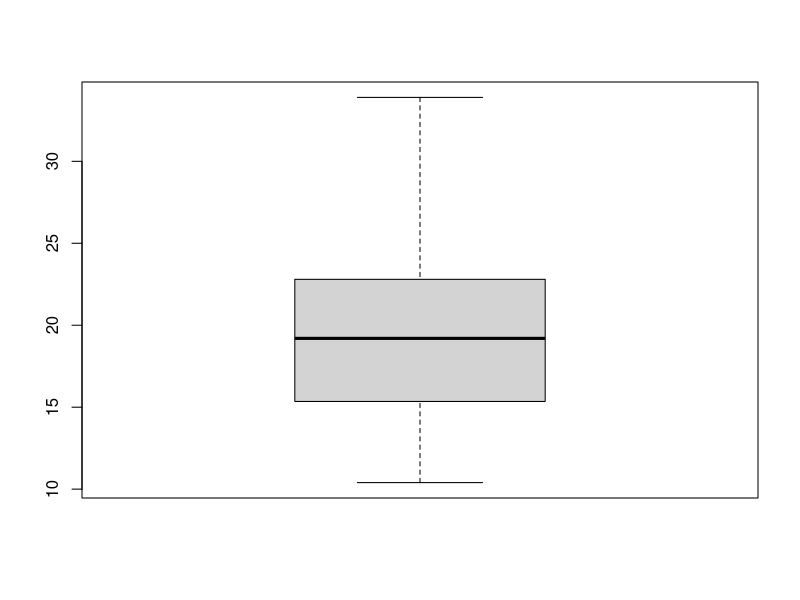
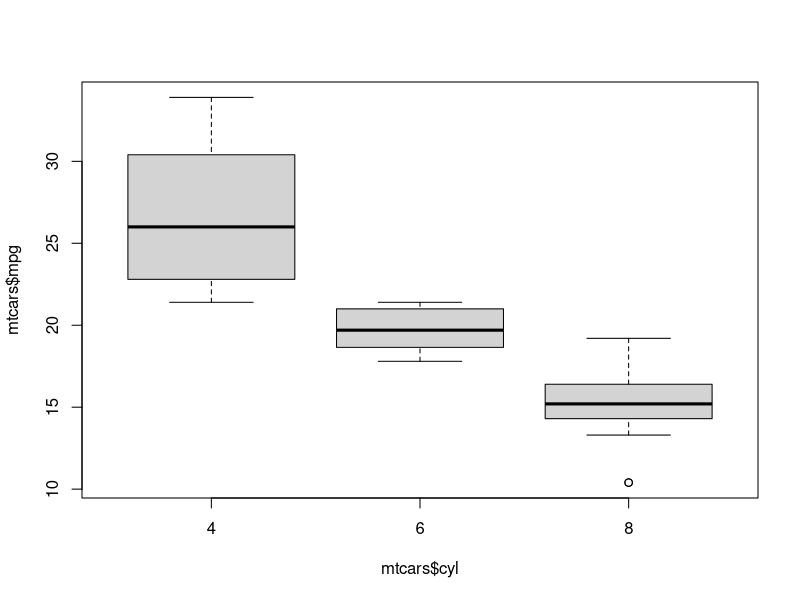
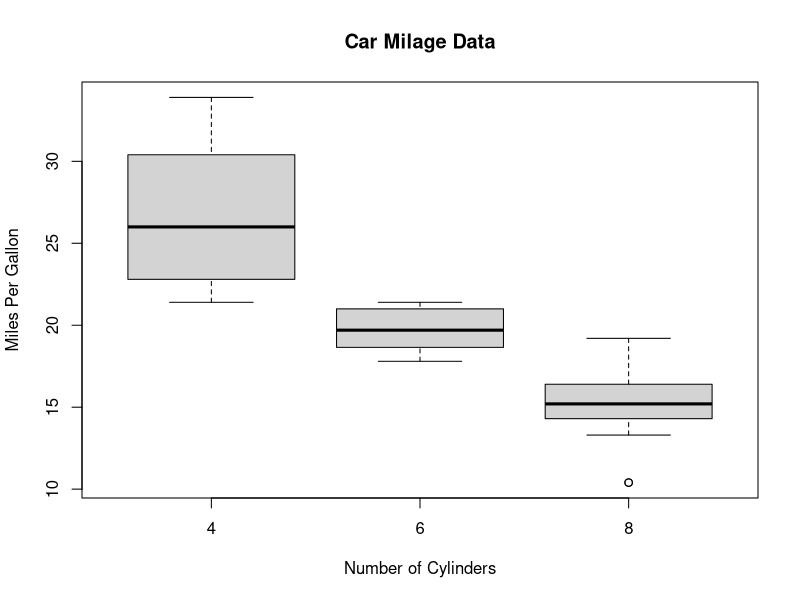
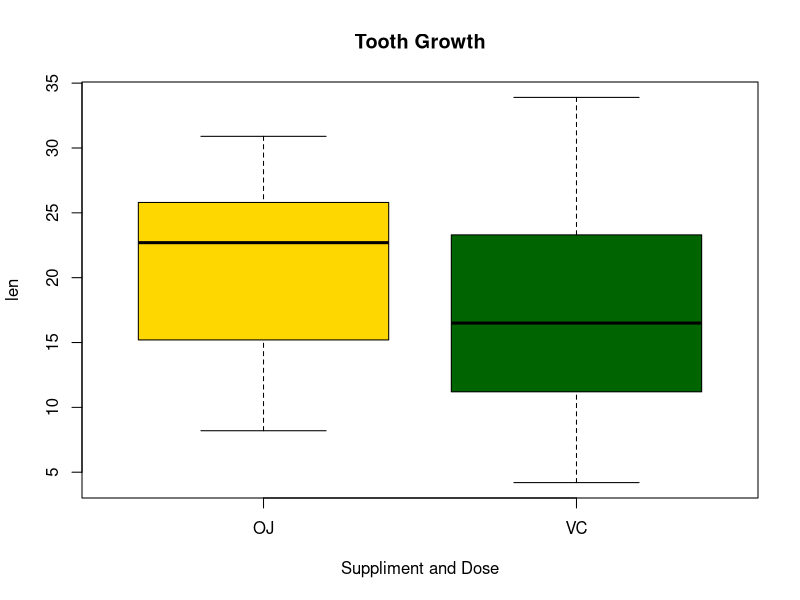
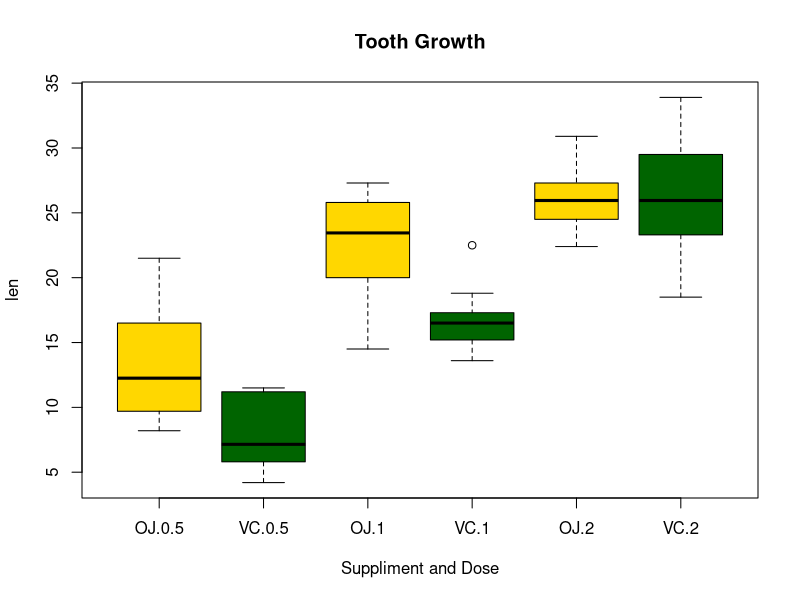
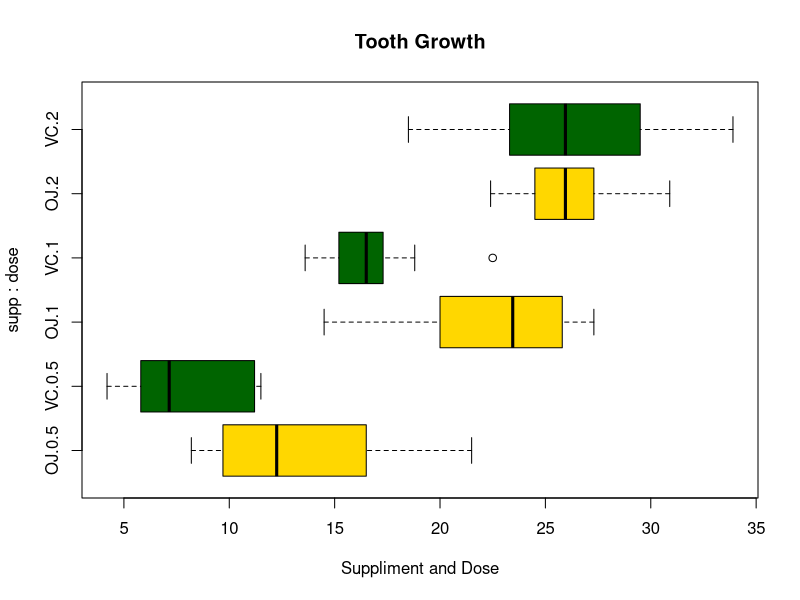

Write the R code that produced these figures, in order.
#basic boxplot
boxplot(mtcars$mpg)

# Boxplot of MPG by Car Cylinders = boxplot with group
boxplot(mtcars$mpg ~ mtcars$cyl)
win.graph()
boxplot(mpg~cyl,data=mtcars, main="Car Milage Data",
   xlab="Number of Cylinders", ylab="Miles Per Gallon")

# Notched Boxplot of Tooth Growth Against 2 Crossed Factors
# boxes colored for ease of interpretation
boxplot(len~supp, data=ToothGrowth,
  col=(c("gold","darkgreen")),
  main="Tooth Growth", xlab="Suppliment and Dose")

boxplot(len~supp*dose, data=ToothGrowth,
  col=(c("gold","darkgreen")),
  main="Tooth Growth", xlab="Suppliment and Dose")

boxplot(len~supp*dose, data=ToothGrowth,
  col=(c("gold","darkgreen")),horizontal=TRUE,
  main="Tooth Growth", xlab="Suppliment and Dose")